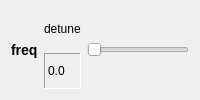
    <widget class="QWidget" name="widget" native="true">
     <property name="sizePolicy">
      <sizepolicy hsizetype="Preferred" vsizetype="Maximum">
       <horstretch>0</horstretch>
       <verstretch>0</verstretch>
      </sizepolicy>
     </property>
     <layout class="QHBoxLayout" name="horizontalLayout_4">
      <item>
       <widget class="QLabel" name="label_4">
        <property name="sizePolicy">
         <sizepolicy hsizetype="Preferred" vsizetype="Maximum">
          <horstretch>0</horstretch>
          <verstretch>0</verstretch>
         </sizepolicy>
        </property>
        <property name="text">
         <string>&lt;h3&gt;freq&lt;/h3&gt;</string>
        </property>
       </widget>
      </item>
      <item>
       <layout class="QVBoxLayout" name="verticalLayout_5">
        <item>
         <widget class="QLabel" name="label_12">
          <property name="text">
           <string>detune</string>
          </property>
         </widget>
        </item>
        <item>
         <widget class="QLabel" name="label_13">
          <property name="frameShape">
           <enum>QFrame::Panel</enum>
          </property>
          <property name="frameShadow">
           <enum>QFrame::Sunken</enum>
          </property>
          <property name="text">
           <string>0.0</string>
          </property>
         </widget>
        </item>
       </layout>
      </item>
      <item>
       <widget class="Slider" name="horizontalSlider_4">
        <property name="orientation">
         <enum>Qt::Horizontal</enum>
        </property>
        <property name="controlId" stdset="0">
         <string>detune</string>
        </property>
       </widget>
      </item>
     </layout>
    </widget>
